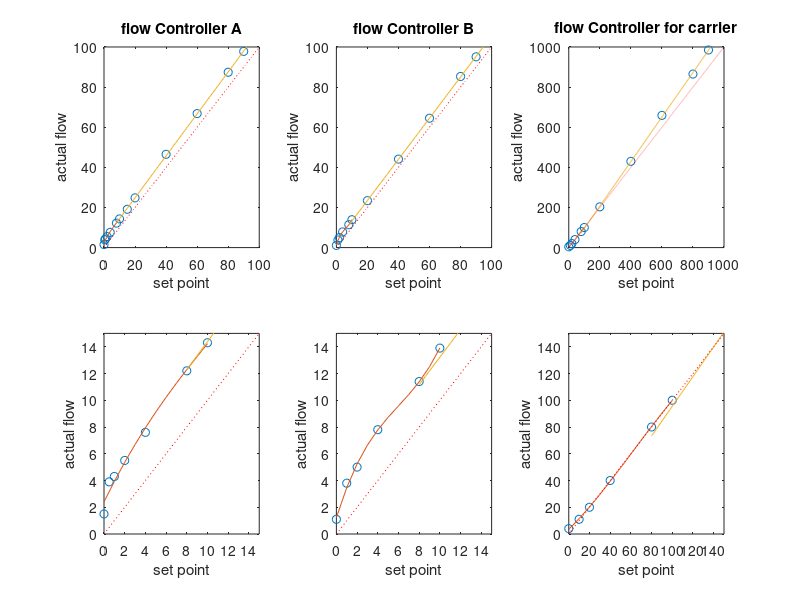

MATLAB code for this plot:
function plot_calibration

set_flow_A = [0 0.5 1 2 4 8 10 15 20 40 60 80 90];
act_flow_A = [1.5 3.9 4.3 5.5 7.6 12.2 14.3 19.1 24.8 46.5 66.8 87.4 97.8];

set_flow_B = [0 1 2 4 8 10 20 40 60 80 90];
act_flow_B = [1.1 3.8 5.0 7.8 11.4 13.9 23.4 44.1 64.5 85.3 95.1];

set_flow_T = [0 10 20 40 80 100 200 400 600 800 900];
act_flow_T = [4 11 20 40 80 100 203 430 659 865 985];

flows = [50 50 500];

for n = 1:length(flows)
    flow = flows(n);
    switch n
    case 1 
        set_flow = set_flow_A;
        act_flow = act_flow_A;
        r1 = find(set_flow <= 20);
        p1 = polyfit(set_flow(r1),act_flow(r1),3);
        
        r2 = find(set_flow > 10);
        p2 = polyfit(set_flow(r2),act_flow(r2),1);
        
        figure
        subplot(2,3,1)
        plot(set_flow, act_flow,'o'); hold on 
        plot(0:10,polyval(p1,0:10))
        plot(8:100,polyval(p2,8:100))
        plot(0:100,0:100,'r:')
        title('flow Controller A')
        xlabel('set point')
        ylabel('actual flow')
        axis([0 100 0 100])
        subplot(2,3,4)
        plot(set_flow, act_flow,'o'); hold on 
        plot(0:10,polyval(p1,0:10))
        plot(8:100,polyval(p2,8:100))
        plot(0:100,0:100,'r:')
        xlabel('set point')
        ylabel('actual flow')
        axis([0 15 0 15])
        
        if flow >= 8
            p = p2;
            p(end) = p(end) - flow;
            f(n) = roots(p);
        else p = p1;
            p(end) = p(end) - flow;
            ff = roots(p);
            f(n) = min(ff);
        end
        
    case 2
        set_flow = set_flow_B;
        act_flow = act_flow_B;
        r1 = find(set_flow <= 10);
        p1 = polyfit(set_flow(r1),act_flow(r1),3);
        
        r2 = find(set_flow > 10);
        p2 = polyfit(set_flow(r2),act_flow(r2),1);
        
        if flow >= 8
            p = p2;
            p(end) = p(end) - flow;
            f(n) = roots(p);
        else p = p1;
            p(end) = p(end) - flow;
            ff = roots(p);
            f(n) = min(ff);
        end
        subplot(2,3,2)
        plot(set_flow, act_flow,'o'); hold on 
        plot(0:10,polyval(p1,0:10))
        plot(8:100,polyval(p2,8:100))
        plot(0:100,0:100,'r:')
        xlabel('set point')
        ylabel('actual flow')
        title('flow Controller B')
        axis([0 100 0 100])
        subplot(2,3,5)
        plot(set_flow, act_flow,'o'); hold on 
        plot(0:10,polyval(p1,0:10))
        plot(8:100,polyval(p2,8:100))
        plot(0:100,0:100,'r:')
        xlabel('set point')
        ylabel('actual flow')
        axis([0 15 0 15])
        
    case 3
        set_flow = set_flow_T;
        act_flow = act_flow_T;
        r1 = find(set_flow <= 100);
        p1 = polyfit(set_flow(r1),act_flow(r1),3);
        
        r2 = find(set_flow > 100);
        p2 = polyfit(set_flow(r2),act_flow(r2),1);
        
        if flow >= 80
            p = p2;
            p(end) = p(end) - flow;
            f(n) = roots(p);
        else p = p1;
            p(end) = p(end) - flow;
            ff = roots(p);
            f(n) = min(ff);
        end
        subplot(2,3,3)
        plot(set_flow, act_flow,'o'); hold on 
        plot(0:100,polyval(p1,0:100))
        plot(80:1000,polyval(p2,80:1000))
        plot(0:1000,0:1000,'r:')
        xlabel('set point')
        ylabel('actual flow')
        title('flow Controller for carrier')
        axis([0 1000 0 1000])
        subplot(2,3,6)
        plot(set_flow, act_flow,'o'); hold on 
        plot(0:100,polyval(p1,0:100))
        plot(80:1000,polyval(p2,80:1000))
        plot(0:1000,0:1000,'r:')
        xlabel('set point')
        ylabel('actual flow')
        axis([0 150 0 150])
    end
end